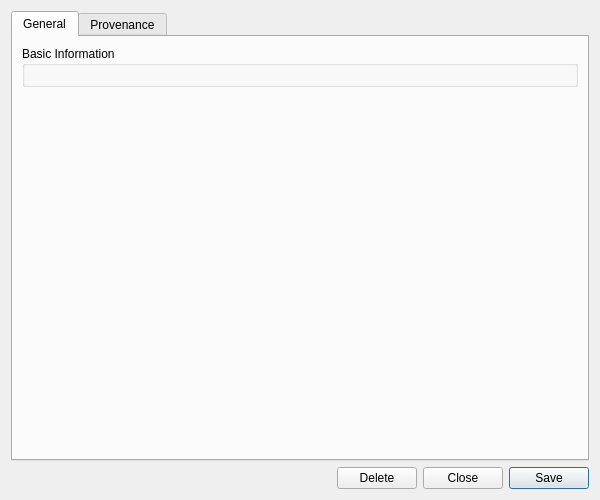
<?xml version="1.0" encoding="UTF-8"?>
<ui version="4.0">
 <class>FeedBindingDetailDialog</class>
 <widget class="QWidget" name="FeedBindingDetailDialog">
  <property name="geometry">
   <rect>
    <x>0</x>
    <y>0</y>
    <width>600</width>
    <height>500</height>
   </rect>
  </property>
  <property name="sizePolicy">
   <sizepolicy hsizetype="Preferred" vsizetype="Preferred">
    <horstretch>0</horstretch>
    <verstretch>0</verstretch>
   </sizepolicy>
  </property>
  <property name="minimumSize">
   <size>
    <width>600</width>
    <height>500</height>
   </size>
  </property>
  <property name="windowTitle">
   <string>Feed Binding Details</string>
  </property>
  <layout class="QVBoxLayout" name="verticalLayout">
   <item>
    <widget class="QTabWidget" name="tabWidget">
     <property name="currentIndex"><number>0</number></property>
     <widget class="QWidget" name="generalTab">
      <attribute name="title"><string>General</string></attribute>
      <layout class="QVBoxLayout" name="generalLayout">
       <item>
        <widget class="QGroupBox" name="basicInfoGroup">
         <property name="title">
          <string>Basic Information</string>
         </property>
         <layout class="QFormLayout" name="formLayout">
         </layout>
        </widget>
       </item>
       <item>
        <spacer name="verticalSpacer">
         <property name="orientation">
          <enum>Qt::Vertical</enum>
         </property>
         <property name="sizeHint" stdset="0">
          <size>
           <width>20</width>
           <height>40</height>
          </size>
         </property>
        </spacer>
       </item>
      </layout>
     </widget>
     <widget class="QWidget" name="provenanceTab">
      <attribute name="title"><string>Provenance</string></attribute>
      <layout class="QVBoxLayout" name="provenanceTabLayout">
       <item>
        <widget class="ores::qt::ProvenanceWidget" name="provenanceWidget" native="true"/>
       </item>
      </layout>
     </widget>
    </widget>
   </item>
   <item>
    <layout class="QHBoxLayout" name="buttonLayout">
     <item>
      <spacer name="horizontalSpacer">
       <property name="orientation">
        <enum>Qt::Horizontal</enum>
       </property>
       <property name="sizeHint" stdset="0">
        <size>
         <width>40</width>
         <height>20</height>
        </size>
       </property>
      </spacer>
     </item>
     <item>
      <widget class="QPushButton" name="deleteButton">
       <property name="text">
        <string>Delete</string>
       </property>
      </widget>
     </item>
     <item>
      <widget class="QPushButton" name="closeButton">
       <property name="text">
        <string>Close</string>
       </property>
      </widget>
     </item>
     <item>
      <widget class="QPushButton" name="saveButton">
       <property name="text">
        <string>Save</string>
       </property>
       <property name="default">
        <bool>true</bool>
       </property>
      </widget>
     </item>
    </layout>
   </item>
  </layout>
 </widget>
 <customwidgets>
  <customwidget>
   <class>ores::qt::ProvenanceWidget</class>
   <extends>QWidget</extends>
   <header>ores.qt/ProvenanceWidget.hpp</header>
  </customwidget>
 </customwidgets>
 <resources/>
 <connections/>
</ui>
